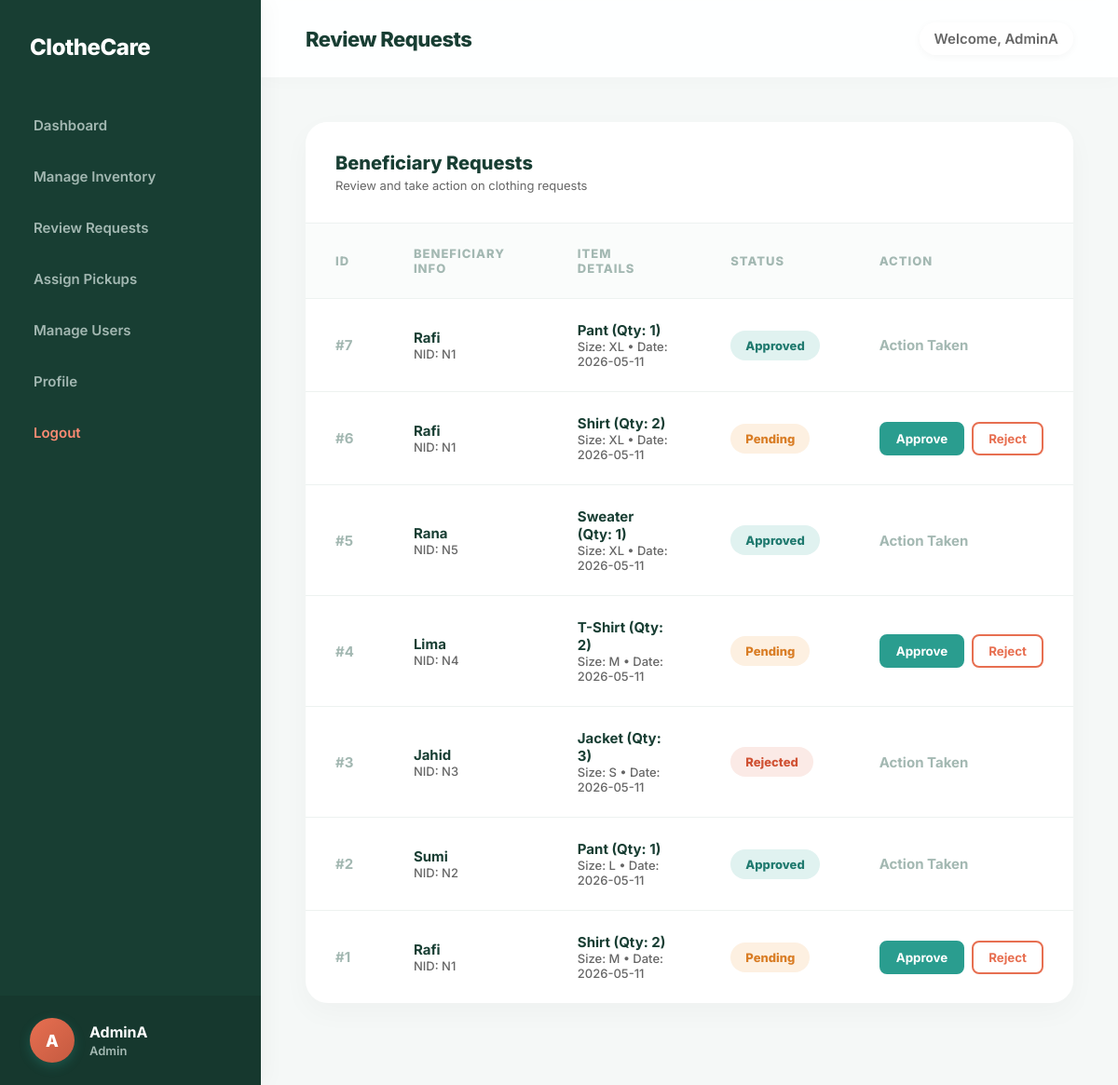
The page /admin/admin_requests.php (signed in) on the database its author committed.
### tables this page shows
CREATE TABLE `clothing_request` (
  `Cr_Id` int(11) NOT NULL,
  `Cr_Cloth_Type` varchar(50) DEFAULT NULL,
  `Cr_Size` varchar(10) DEFAULT NULL,
  `Cr_Quantity` int(11) DEFAULT NULL,
  `Cr_Date` date DEFAULT NULL,
  `Cr_Status` varchar(50) DEFAULT NULL,
  `B_Id` int(11) DEFAULT NULL,
  `A_Id` int(11) DEFAULT NULL
);

CREATE TABLE `beneficiary` (
  `B_Id` int(11) NOT NULL,
  `B_Name` varchar(100) DEFAULT NULL,
  `B_NID` varchar(50) DEFAULT NULL,
  `B_Password` varchar(255) DEFAULT NULL,
  `B_Family_Size` int(11) DEFAULT NULL,
  `B_Income` decimal(10,2) DEFAULT NULL,
  `BA_Id` int(11) DEFAULT NULL
);

### admin/admin_requests.php (the view, shortened to what this page needs)
<?php
require_once '../config/db.php';
$user_name = $_SESSION['user_name'];
$initials = strtoupper(substr(explode(' ', $user_name)[0], 0, 1) . (isset(explode(' ', $user_name)[1]) ? substr(explode(' ', $user_name)[1], 0, 1) : ''));
$stmt = $conn->prepare("
    SELECT cr.Cr_Id, cr.Cr_Date, cr.Cr_Cloth_Type, cr.Cr_Size, cr.Cr_Quantity, cr.Cr_Status, b.B_Name, b.B_NID
    FROM Clothing_Request cr
    JOIN Beneficiary b ON cr.B_Id = b.B_Id
    ORDER BY cr.Cr_Date DESC, cr.Cr_Id DESC
");
$stmt->execute();
$requests = $stmt->get_result();
?>
<!DOCTYPE html>
<html lang="en">
<head>
    <link rel="stylesheet" href="../css/style.css">
</head>
<body class="dashboard-body">
    <div class="sidebar">
        <div class="sidebar-brand">ClotheCare</div>
       <ul class="nav-links">
    <li><a href="dashboard_admin.php">Dashboard</a></li>
    <li><a href="manage_inventory.php">Manage Inventory</a></li>
    <li><a href="admin_requests.php">Review Requests</a></li>
    <li><a href="admin_pickups.php">Assign Pickups</a></li>
    <li><a href="manage_users.php">Manage Users</a></li>
    <li><a href="profile_admin.php">Profile</a></li>
    <li><a href="../auth/logout.php" class="logout-link">Logout</a></li>
</ul>
        <div class="sidebar-profile">
            <div class="profile-avatar" style="background: linear-gradient(135deg, #E76F51 0%, #c45a40 100%);"><?php echo $initials; ?></div>
            <div class="profile-info">
                <span class="profile-name"><?php echo htmlspecialchars($user_name); ?></span>
                <span class="profile-role">Admin</span>
            </div>
        </div>
    </div>
    <div class="main-content">
        <div class="topbar">
            <div class="page-title">Review Requests</div>
            <div class="topbar-user">Welcome, <?php echo htmlspecialchars($user_name); ?></div>
        </div>
        <div class="content-wrapper">
            <div class="table-container">
                <div class="table-header">
                    <div>
                        <h3 style="margin-bottom: 4px;">Beneficiary Requests</h3>
                        <div style="color: #666; font-size: 13px;">Review and take action on clothing requests</div>
                    </div>
                </div>
                <table>
                    <thead>
                        <tr>
                            <th>ID</th>
                            <th>Beneficiary Info</th>
                            <th>Item Details</th>
                            <th>Status</th>
                            <th>Action</th>
                        </tr>
                    </thead>
                    <tbody>
                        <?php while($row = $requests->fetch_assoc()): ?>
                        <tr>
                            <td style="font-weight: 700; color: #a3b8b2;">#<?php echo $row['Cr_Id']; ?></td>
                            <td>
                                <div style="font-weight: 700; color: #183e33;"><?php echo htmlspecialchars($row['B_Name']); ?></div>
                                <div style="font-size: 13px; color: #666;">NID: <?php echo htmlspecialchars($row['B_NID']); ?></div>
                            </td>
                            <td>
                                <div style="font-weight: 700; color: #183e33;"><?php echo htmlspecialchars($row['Cr_Cloth_Type']); ?> (Qty: <?php echo htmlspecialchars($row['Cr_Quantity']); ?>)</div>
                                <div style="font-size: 13px; color: #666;">Size: <?php echo htmlspecialchars($row['Cr_Size']); ?> • Date: <?php echo htmlspecialchars($row['Cr_Date']); ?></div>
                            </td>
                            <td>
                                <?php
                                $status_class = '';
                                $status = strtolower($row['Cr_Status']);
                                if($status === 'approved') $status_class = 'status-approved';
                                elseif($status === 'rejected') $status_class = 'status-rejected';
                                else $status_class = 'status-pending';
                                ?>
                                <span class="status-badge <?php echo $status_class; ?>">
                                    <?php echo htmlspecialchars($row['Cr_Status']); ?>
                                </span>
                            </td>
                            <td>
                                <?php if($status === 'pending'): ?>
                                <form action="" method="POST" style="display: flex; gap: 8px; margin: 0;">
                                    <button type="submit" name="action" value="Approved" class="btn-approve">Approve</button>
                                    <button type="submit" name="action" value="Rejected" class="btn-reject">Reject</button>
                                </form>
                                <?php else: ?>
                                <span style="color: #a3b8b2; font-weight: 700;">Action Taken</span>
                                <?php endif; ?>
                            </td>
                        </tr>
                        <?php endwhile; ?>
                    </tbody>
                </table>
            </div>
        </div>
    </div>
</body>
</html>

### css/style.css (style rules this page uses)
* { box-sizing: border-box; margin: 0; padding: 0; font-family: 'Inter', -apple-system, BlinkMacSystemFont, "Segoe UI", Roboto, Helvetica, Arial, sans-serif; -webkit-font-smoothing: antialiased; -moz-osx-font-smoothing: grayscale; }
.btn-approve { padding: 8px 16px; background: #2A9D8F; border: 2px solid #2A9D8F; border-radius: 8px; color: #ffffff; font-weight: 700; cursor: pointer; transition: all 0.3s ease; }
.btn-reject { padding: 8px 16px; background: #ffffff; border: 2px solid #E76F51; border-radius: 8px; color: #E76F51; font-weight: 700; cursor: pointer; transition: all 0.3s ease; }
body.dashboard-body { background: #f5f8f7; display: flex; height: 100vh; overflow: hidden; }
.sidebar { width: 280px; background: #183e33; color: #ffffff; display: flex; flex-direction: column; transition: all 0.3s ease; box-shadow: 4px 0 24px rgba(0,0,0,0.04); z-index: 20; }
.sidebar-brand { padding: 36px 32px; font-size: 24px; font-weight: 800; letter-spacing: -0.5px; }
.nav-links { list-style: none; padding: 10px 16px; flex: 1; overflow-y: auto; }
.nav-links li { margin-bottom: 8px; }
.nav-links a { display: block; padding: 14px 20px; color: #a3b8b2; text-decoration: none; border-radius: 12px; font-weight: 600; font-size: 15px; transition: all 0.3s ease; }
.logout-link { color: #ff8b73 !important; }
.sidebar-profile { padding: 24px 32px; background: rgba(0,0,0,0.1); display: flex; align-items: center; gap: 16px; }
.profile-avatar { width: 48px; height: 48px; background: linear-gradient(135deg, #2A9D8F 0%, #1c7a6e 100%); border-radius: 50%; display: flex; align-items: center; justify-content: center; font-weight: 800; font-size: 18px; box-shadow: 0 4px 12px rgba(42, 157, 143, 0.3); }
.profile-info { display: flex; flex-direction: column; }
.profile-name { font-size: 16px; font-weight: 700; }
.profile-role { font-size: 13px; color: #a3b8b2; font-weight: 600; margin-top: 2px; }
.main-content { flex: 1; display: flex; flex-direction: column; overflow-y: auto; scroll-behavior: smooth; }
.topbar { background: rgba(255, 255, 255, 0.9); backdrop-filter: blur(10px); padding: 24px 48px; display: flex; justify-content: space-between; align-items: center; position: sticky; top: 0; z-index: 10; box-shadow: 0 4px 20px rgba(0,0,0,0.02); }
.page-title { font-size: 22px; font-weight: 800; color: #183e33; letter-spacing: -0.5px; }
.topbar-user { font-size: 15px; font-weight: 600; color: #666; background: #ffffff; padding: 8px 16px; border-radius: 20px; box-shadow: 0 2px 8px rgba(0,0,0,0.04); }
.content-wrapper { padding: 48px; max-width: 1200px; margin: 0 auto; width: 100%; }
.table-container { background: #ffffff; border-radius: 24px; overflow: hidden; margin-bottom: 40px; box-shadow: 0 10px 30px rgba(0,0,0,0.03); }
.table-header { padding: 32px; border-bottom: 1px solid #edf2f0; display: flex; justify-content: space-between; align-items: center; background: #ffffff; }
.table-header h3 { font-size: 20px; font-weight: 800; color: #183e33; }
table { width: 100%; border-collapse: collapse; }
th, td { padding: 24px 32px; text-align: left; font-size: 15px; border-bottom: 1px solid #edf2f0; font-weight: 500; color: #4a655f; }
th { font-size: 13px; color: #a3b8b2; font-weight: 800; text-transform: uppercase; background: #fafcfb; letter-spacing: 1px; }
tr:last-child td { border-bottom: none; }
.status-badge { padding: 8px 16px; border-radius: 30px; font-size: 13px; font-weight: 800; display: inline-block; }
.status-collected, .status-approved { color: #207a6f; background: #e0f2f0; }
.status-pending { color: #d97d25; background: #fdf0e1; }
.status-rejected { color: #d05234; background: #fbeae6; }

### rows shown on the page
clothing_request: Cr_Id "7", B_Id.B_Name "Rafi", B_Id.B_NID "N1", Cr_Cloth_Type "Pant", Cr_Quantity "1", Cr_Size "XL", Cr_Date "2026-05-11", Cr_Status "Approved", shows "Action Taken"
clothing_request: Cr_Id "6", B_Id.B_Name "Rafi", B_Id.B_NID "N1", Cr_Cloth_Type "Shirt", Cr_Quantity "2", Cr_Size "XL", Cr_Date "2026-05-11", Cr_Status "Pending"
clothing_request: Cr_Id "5", B_Id.B_Name "Rana", B_Id.B_NID "N5", Cr_Cloth_Type "Sweater", Cr_Quantity "1", Cr_Size "XL", Cr_Date "2026-05-11", Cr_Status "Approved", shows "Action Taken"
clothing_request: Cr_Id "4", B_Id.B_Name "Lima", B_Id.B_NID "N4", Cr_Cloth_Type "T-Shirt", Cr_Quantity "2", Cr_Size "M", Cr_Date "2026-05-11", Cr_Status "Pending"
clothing_request: Cr_Id "3", B_Id.B_Name "Jahid", B_Id.B_NID "N3", Cr_Cloth_Type "Jacket", Cr_Quantity "3", Cr_Size "S", Cr_Date "2026-05-11", Cr_Status "Rejected", shows "Action Taken"
clothing_request: Cr_Id "2", B_Id.B_Name "Sumi", B_Id.B_NID "N2", Cr_Cloth_Type "Pant", Cr_Quantity "1", Cr_Size "L", Cr_Date "2026-05-11", Cr_Status "Approved", shows "Action Taken"
clothing_request: Cr_Id "1", B_Id.B_Name "Rafi", B_Id.B_NID "N1", Cr_Cloth_Type "Shirt", Cr_Quantity "2", Cr_Size "M", Cr_Date "2026-05-11", Cr_Status "Pending"

### other values the page prints
$initials "A"
$user_name "AdminA"
